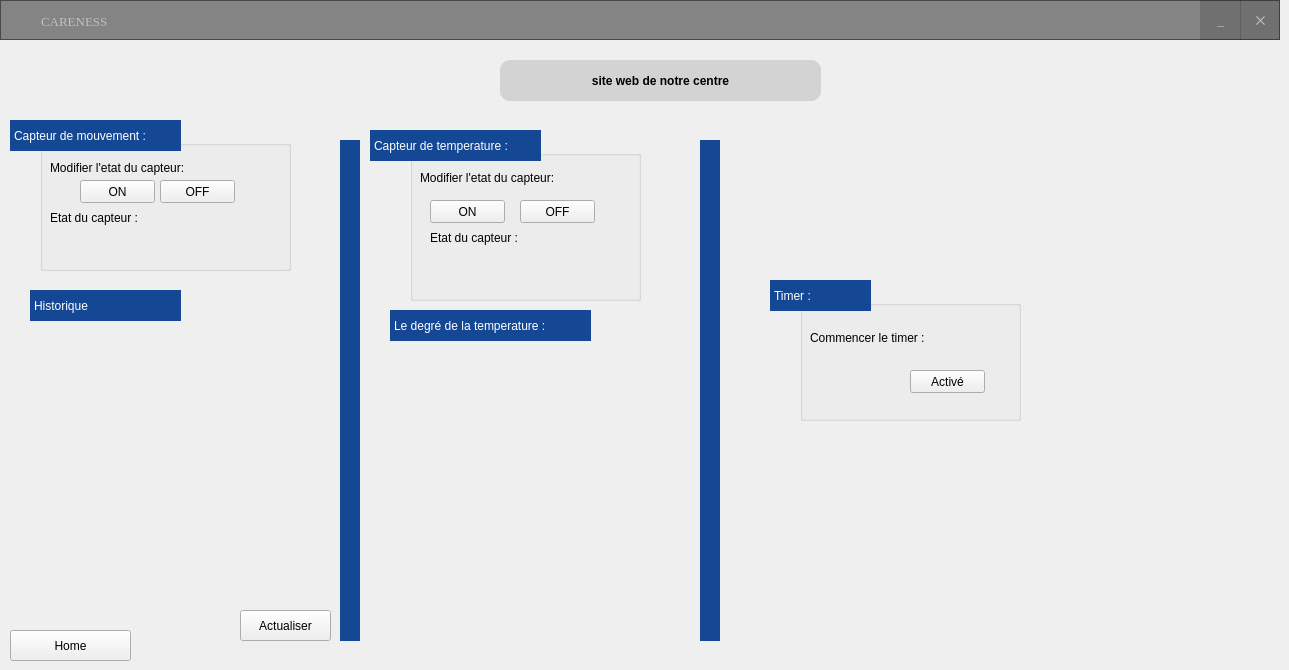
    <widget class="QWidget" name="page_4">
     <widget class="QPushButton" name="pushButton_12">
      <property name="geometry">
       <rect>
        <x>10</x>
        <y>630</y>
        <width>121</width>
        <height>31</height>
       </rect>
      </property>
      <property name="text">
       <string>Home</string>
      </property>
      <property name="icon">
       <iconset resource="Resources.qrc">
        <normaloff>:/new/prefix1/images/fleche-petite-gauche (1).png</normaloff>:/new/prefix1/images/fleche-petite-gauche (1).png</iconset>
      </property>
     </widget>
     <widget class="QPushButton" name="pushButton_8">
      <property name="geometry">
       <rect>
        <x>500</x>
        <y>60</y>
        <width>321</width>
        <height>41</height>
       </rect>
      </property>
      <property name="styleSheet">
       <string notr="true">QPushButton{
    background-color: lightgrey;
    color: rgb(0, 0, 0);
    border: rgba(0, 0, 0, .175)solid 3px;
    width: 70%;
    border-radius: 10px;
    box-shadow: 10px inset whitesmoke;
    padding:inherit; 
    font-size: 12px;
    font-family: Arial, Helvetica, sans-serif;
    font-weight:bold;
    text-align: center ;
    line-height: 5ex;   }
QPushButton::hover{background-color:#00aaff;}
QPushButton::pressed{background-color:lime;}</string>
      </property>
      <property name="text">
       <string>site web de notre centre</string>
      </property>
     </widget>
     <widget class="QTableView" name="tabarduino">
      <property name="geometry">
       <rect>
        <x>60</x>
        <y>310</y>
        <width>261</width>
        <height>291</height>
       </rect>
      </property>
      <property name="styleSheet">
       <string notr="true">background-color: transparent;</string>
      </property>
     </widget>
     <widget class="QFrame" name="frame_15">
      <property name="geometry">
       <rect>
        <x>0</x>
        <y>0</y>
        <width>1280</width>
        <height>40</height>
       </rect>
      </property>
      <property name="cursor">
       <cursorShape>ArrowCursor</cursorShape>
      </property>
      <property name="styleSheet">
       <string notr="true">QFrame{
background:rgba(0,0,0,0.45);
}

QFrame:hover{
background:rgba(0,0,0,0.50);
}

QPushButton{
color:silver;
}

QPushButton:hover{
color:white;
}</string>
      </property>
      <property name="frameShape">
       <enum>QFrame::StyledPanel</enum>
      </property>
      <property name="frameShadow">
       <enum>QFrame::Raised</enum>
      </property>
      <widget class="QLabel" name="label_54">
       <property name="geometry">
        <rect>
         <x>41</x>
         <y>11</y>
         <width>141</width>
         <height>21</height>
        </rect>
       </property>
       <property name="font">
        <font>
         <family>Times New Roman</family>
         <pointsize>10</pointsize>
         <weight>9</weight>
         <italic>false</italic>
         <bold>false</bold>
        </font>
       </property>
       <property name="styleSheet">
        <string notr="true">
color:silver;
background:transparent;</string>
       </property>
       <property name="text">
        <string>CARENESS</string>
       </property>
      </widget>
      <widget class="QPushButton" name="btn_quitter_4">
       <property name="geometry">
        <rect>
         <x>1240</x>
         <y>0</y>
         <width>41</width>
         <height>40</height>
        </rect>
       </property>
       <property name="font">
        <font>
         <family>Times New Roman</family>
         <pointsize>10</pointsize>
         <weight>9</weight>
         <italic>false</italic>
         <bold>false</bold>
        </font>
       </property>
       <property name="cursor">
        <cursorShape>PointingHandCursor</cursorShape>
       </property>
       <property name="styleSheet">
        <string notr="true">QPushButton{
background:rgba(0, 0, 0,0.15);
color:silver;

border-radius:none;
}


QPushButton:hover{
background:red;
color:white
}</string>
       </property>
       <property name="text">
        <string>✕</string>
       </property>
      </widget>
      <widget class="QPushButton" name="btn_minimize_10">
       <property name="geometry">
        <rect>
         <x>1200</x>
         <y>0</y>
         <width>41</width>
         <height>40</height>
        </rect>
       </property>
       <property name="font">
        <font>
         <family>Times New Roman</family>
         <pointsize>10</pointsize>
         <weight>9</weight>
         <italic>false</italic>
         <bold>false</bold>
         <underline>false</underline>
        </font>
       </property>
       <property name="cursor">
        <cursorShape>PointingHandCursor</cursorShape>
       </property>
       <property name="styleSheet">
        <string notr="true">QPushButton{
background:rgba(0, 0, 0,0.15);
border-radius:none;
}


QPushButton:hover{
background:rgba(0, 0, 0,0.6)
}</string>
       </property>
       <property name="text">
        <string>_</string>
       </property>
      </widget>
      <widget class="QLabel" name="label_55">
       <property name="geometry">
        <rect>
         <x>10</x>
         <y>0</y>
         <width>41</width>
         <height>31</height>
        </rect>
       </property>
       <property name="styleSheet">
        <string notr="true">image: url(:/new/prefix1/images/Logo.png);
background:transparent;</string>
       </property>
       <property name="text">
        <string/>
       </property>
      </widget>
     </widget>
     <widget class="QGroupBox" name="groupBox_4">
      <property name="geometry">
       <rect>
        <x>40</x>
        <y>140</y>
        <width>251</width>
        <height>131</height>
       </rect>
      </property>
      <property name="styleSheet">
       <string notr="true">QGroupBox{
color: rgb(20, 72, 149);
background-color: transparent;
}
QComboBox{
border-radius: 10px;
    border: 1px solid transparent;
	color: rgb(25, 139, 186);
}</string>
      </property>
      <property name="title">
       <string/>
      </property>
      <widget class="QPushButton" name="off">
       <property name="geometry">
        <rect>
         <x>120</x>
         <y>40</y>
         <width>75</width>
         <height>23</height>
        </rect>
       </property>
       <property name="text">
        <string>OFF</string>
       </property>
      </widget>
      <widget class="QLabel" name="label_11">
       <property name="geometry">
        <rect>
         <x>10</x>
         <y>20</y>
         <width>161</width>
         <height>16</height>
        </rect>
       </property>
       <property name="styleSheet">
        <string notr="true">background-color: transparent;</string>
       </property>
       <property name="text">
        <string>Modifier l'etat du capteur:</string>
       </property>
      </widget>
      <widget class="QPushButton" name="ON">
       <property name="geometry">
        <rect>
         <x>40</x>
         <y>40</y>
         <width>75</width>
         <height>23</height>
        </rect>
       </property>
       <property name="text">
        <string>ON</string>
       </property>
      </widget>
      <widget class="QLabel" name="rfid">
       <property name="geometry">
        <rect>
         <x>10</x>
         <y>100</y>
         <width>121</width>
         <height>16</height>
        </rect>
       </property>
       <property name="text">
        <string/>
       </property>
      </widget>
      <widget class="QLabel" name="etat">
       <property name="geometry">
        <rect>
         <x>120</x>
         <y>70</y>
         <width>111</width>
         <height>21</height>
        </rect>
       </property>
       <property name="text">
        <string/>
       </property>
      </widget>
      <widget class="QLabel" name="label_10">
       <property name="geometry">
        <rect>
         <x>10</x>
         <y>70</y>
         <width>91</width>
         <height>16</height>
        </rect>
       </property>
       <property name="styleSheet">
        <string notr="true">background-color: transparent;</string>
       </property>
       <property name="text">
        <string>Etat du capteur :</string>
       </property>
      </widget>
     </widget>
     <widget class="QLabel" name="label_56">
      <property name="geometry">
       <rect>
        <x>30</x>
        <y>290</y>
        <width>151</width>
        <height>31</height>
       </rect>
      </property>
      <property name="styleSheet">
       <string notr="true">QLabel{
    border: 1px solid transparent ;	
	color: rgb(255, 255, 255);
	font: 75 12pt &quot;Times New Roman&quot;;
	background-color: rgb(20, 72, 149);
}</string>
      </property>
      <property name="text">
       <string>Historique </string>
      </property>
     </widget>
     <widget class="QGroupBox" name="groupBox_5">
      <property name="geometry">
       <rect>
        <x>410</x>
        <y>150</y>
        <width>231</width>
        <height>151</height>
       </rect>
      </property>
      <property name="styleSheet">
       <string notr="true">QGroupBox{
color: rgb(20, 72, 149);
background-color: transparent;
}
QComboBox{
border-radius: 10px;
    border: 1px solid transparent;
	color: rgb(25, 139, 186);
}</string>
      </property>
      <property name="title">
       <string/>
      </property>
      <widget class="QLabel" name="label_13">
       <property name="geometry">
        <rect>
         <x>10</x>
         <y>20</y>
         <width>161</width>
         <height>16</height>
        </rect>
       </property>
       <property name="styleSheet">
        <string notr="true">background-color: transparent;</string>
       </property>
       <property name="text">
        <string>Modifier l'etat du capteur:</string>
       </property>
      </widget>
      <widget class="QPushButton" name="ON_2">
       <property name="geometry">
        <rect>
         <x>20</x>
         <y>50</y>
         <width>75</width>
         <height>23</height>
        </rect>
       </property>
       <property name="text">
        <string>ON</string>
       </property>
      </widget>
      <widget class="QPushButton" name="off_2">
       <property name="geometry">
        <rect>
         <x>110</x>
         <y>50</y>
         <width>75</width>
         <height>23</height>
        </rect>
       </property>
       <property name="text">
        <string>OFF</string>
       </property>
      </widget>
      <widget class="QLabel" name="etat_2">
       <property name="geometry">
        <rect>
         <x>80</x>
         <y>100</y>
         <width>111</width>
         <height>21</height>
        </rect>
       </property>
       <property name="text">
        <string/>
       </property>
      </widget>
      <widget class="QLabel" name="label_14">
       <property name="geometry">
        <rect>
         <x>20</x>
         <y>80</y>
         <width>91</width>
         <height>16</height>
        </rect>
       </property>
       <property name="styleSheet">
        <string notr="true">background-color: transparent;</string>
       </property>
       <property name="text">
        <string>Etat du capteur :</string>
       </property>
      </widget>
     </widget>
     <widget class="Line" name="line">
      <property name="geometry">
       <rect>
        <x>340</x>
        <y>140</y>
        <width>20</width>
        <height>501</height>
       </rect>
      </property>
      <property name="styleSheet">
       <string notr="true">    border: 1px solid transparent ;	
	color: rgb(255, 255, 255);
	font: 75 12pt &quot;Times New Roman&quot;;
	background-color: rgb(20, 72, 149);</string>
      </property>
      <property name="orientation">
       <enum>Qt::Vertical</enum>
      </property>
     </widget>
     <widget class="QLabel" name="label_68">
      <property name="geometry">
       <rect>
        <x>10</x>
        <y>120</y>
        <width>171</width>
        <height>31</height>
       </rect>
      </property>
      <property name="styleSheet">
       <string notr="true">QLabel{
    border: 1px solid transparent ;	
	color: rgb(255, 255, 255);
	font: 75 12pt &quot;Times New Roman&quot;;
	background-color: rgb(20, 72, 149);
}</string>
      </property>
      <property name="text">
       <string>Capteur de mouvement :</string>
      </property>
     </widget>
     <widget class="QLabel" name="label_69">
      <property name="geometry">
       <rect>
        <x>370</x>
        <y>130</y>
        <width>171</width>
        <height>31</height>
       </rect>
      </property>
      <property name="styleSheet">
       <string notr="true">QLabel{
    border: 1px solid transparent ;	
	color: rgb(255, 255, 255);
	font: 75 12pt &quot;Times New Roman&quot;;
	background-color: rgb(20, 72, 149);
}</string>
      </property>
      <property name="text">
       <string>Capteur de temperature :</string>
      </property>
     </widget>
     <widget class="QLabel" name="label_72">
      <property name="geometry">
       <rect>
        <x>390</x>
        <y>310</y>
        <width>201</width>
        <height>31</height>
       </rect>
      </property>
      <property name="styleSheet">
       <string notr="true">QLabel{
    border: 1px solid transparent ;	
	color: rgb(255, 255, 255);
	font: 75 12pt &quot;Times New Roman&quot;;
	background-color: rgb(20, 72, 149);
}</string>
      </property>
      <property name="text">
       <string>Le degré de la temperature :</string>
      </property>
     </widget>
     <widget class="QTableView" name="tabarduino_2">
      <property name="geometry">
       <rect>
        <x>420</x>
        <y>340</y>
        <width>231</width>
        <height>291</height>
       </rect>
      </property>
      <property name="styleSheet">
       <string notr="true">background-color: transparent;</string>
      </property>
     </widget>
     <widget class="Line" name="line_2">
      <property name="geometry">
       <rect>
        <x>700</x>
        <y>140</y>
        <width>20</width>
        <height>501</height>
       </rect>
      </property>
      <property name="styleSheet">
       <string notr="true">    border: 1px solid transparent ;	
	color: rgb(255, 255, 255);
	font: 75 12pt &quot;Times New Roman&quot;;
	background-color: rgb(20, 72, 149);</string>
      </property>
      <property name="orientation">
       <enum>Qt::Vertical</enum>
      </property>
     </widget>
     <widget class="QGroupBox" name="groupBox_28">
      <property name="geometry">
       <rect>
        <x>800</x>
        <y>300</y>
        <width>221</width>
        <height>121</height>
       </rect>
      </property>
      <property name="styleSheet">
       <string notr="true">QGroupBox{
color: rgb(20, 72, 149);
background-color: transparent;
}
QComboBox{
border-radius: 10px;
    border: 1px solid transparent;
	color: rgb(25, 139, 186);
}</string>
      </property>
      <property name="title">
       <string/>
      </property>
      <widget class="QLabel" name="label_105">
       <property name="geometry">
        <rect>
         <x>10</x>
         <y>30</y>
         <width>161</width>
         <height>16</height>
        </rect>
       </property>
       <property name="styleSheet">
        <string notr="true">background-color: transparent;</string>
       </property>
       <property name="text">
        <string>Commencer le timer :</string>
       </property>
      </widget>
      <widget class="QPushButton" name="off_3">
       <property name="geometry">
        <rect>
         <x>110</x>
         <y>70</y>
         <width>75</width>
         <height>23</height>
        </rect>
       </property>
       <property name="text">
        <string>Activé</string>
       </property>
       <property name="icon">
        <iconset resource="Resources.qrc">
         <normaloff>:/new/prefix1/images/check.png</normaloff>:/new/prefix1/images/check.png</iconset>
       </property>
      </widget>
     </widget>
     <widget class="QLabel" name="label_106">
      <property name="geometry">
       <rect>
        <x>770</x>
        <y>280</y>
        <width>101</width>
        <height>31</height>
       </rect>
      </property>
      <property name="styleSheet">
       <string notr="true">QLabel{
    border: 1px solid transparent ;	
	color: rgb(255, 255, 255);
	font: 75 12pt &quot;Times New Roman&quot;;
	background-color: rgb(20, 72, 149);
}</string>
      </property>
      <property name="text">
       <string>Timer :</string>
      </property>
     </widget>
     <widget class="QPushButton" name="pushButton_valid_24">
      <property name="geometry">
       <rect>
        <x>240</x>
        <y>610</y>
        <width>91</width>
        <height>31</height>
       </rect>
      </property>
      <property name="toolTip">
       <string>Valider</string>
      </property>
      <property name="styleSheet">
       <string notr="true"/>
      </property>
      <property name="text">
       <string>Actualiser</string>
      </property>
      <property name="icon">
       <iconset resource="Resources.qrc">
        <normaloff>:/new/prefix1/images/actualiser.png</normaloff>:/new/prefix1/images/actualiser.png</iconset>
      </property>
     </widget>
     <widget class="QLabel" name="label_108">
      <property name="geometry">
       <rect>
        <x>1090</x>
        <y>110</y>
        <width>111</width>
        <height>101</height>
       </rect>
      </property>
      <property name="styleSheet">
       <string notr="true">image: url(:/new/prefix1/images/tech.png);
background-color: transparent;</string>
      </property>
      <property name="text">
       <string/>
      </property>
     </widget>
     <widget class="QLabel" name="label_111">
      <property name="geometry">
       <rect>
        <x>800</x>
        <y>490</y>
        <width>121</width>
        <height>121</height>
       </rect>
      </property>
      <property name="styleSheet">
       <string notr="true">image: url(:/new/prefix1/images/tech1.png);
background-color: transparent;</string>
      </property>
      <property name="text">
       <string/>
      </property>
     </widget>
    </widget>
